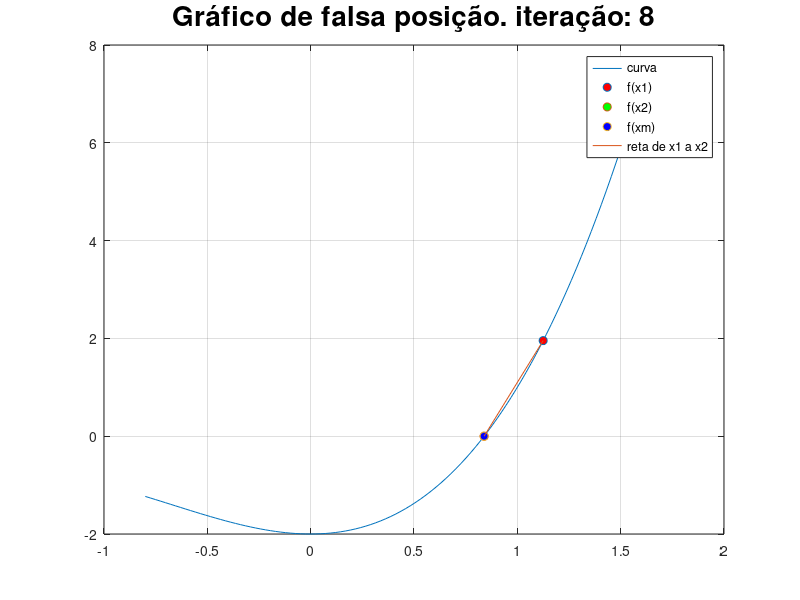

Here is the MATLAB script that generated this plot:
function false_position()
  clc;
  x1 = 0;
  x2 = 1;
  tol = 10e-5;
  maxIt = 1000;

  res = start_process(x1, x2, tol, maxIt);

  plot_gaph(res);

endfunction

function y = fX(x)
  y = x.^3 + 2.*x.^2 -2;
endfunction

function results = start_process(x1, x2, tol, maxIt)
  results = zeros(3, maxIt);
  oldXm = nan;

  for i=1 : 1 : maxIt
    xm = x2 - ((fX(x2)*(x1 - x2))/(fX(x1) - fX(x2)));
    results(:, i) = [x1;
                     x2;
                     xm];

    if (abs(xm - oldXm) <= tol)
      printf('Raiz encontrada: %.16f\num iteracoes: %d', xm, i);
      results = results(:, 1:i);
      return;
    endif

    if fX(x1) * fX(x2) < 0
      x2 = xm;
    elseif fX(x1) * fX(x2) > 0
      x1 = xm;
    else
      results = results(:, 1:i);
      printf('Raiz encontrada: %.16f\num iteracoes: %d', xm, i);
      return;
    endif

    oldXm = xm;
  endfor
endfunction

function plot_gaph(res)
  xValues = linspace(-.8, 1.6, 100);
  for i = 1 : 1 : length(res)
    hold off;
    plot(xValues, fX(xValues));
    hold on;
    s1 = scatter(res(1, i), fX(res(1, i)), "MarkerFaceColor", "r");
    s2 = scatter(res(2, i), fX(res(2, i)), "MarkerFaceColor", "g");
    s3 = scatter(res(3, i), fX(res(3, i)), "MarkerFaceColor", "b");
    plot([res(1, i), res(2, i)],[fX(res(1, i)), fX(res(2, i))]);
    legend("curva", "f(x1)", "f(x2)", "f(xm)", "reta de x1 a x2");
    str = ['Gráfico de falsa posição. iteração: ',num2str(i)];
    title(str, 'fontsize', 20);
    grid on;
    pause(1);
  endfor
endfunction
